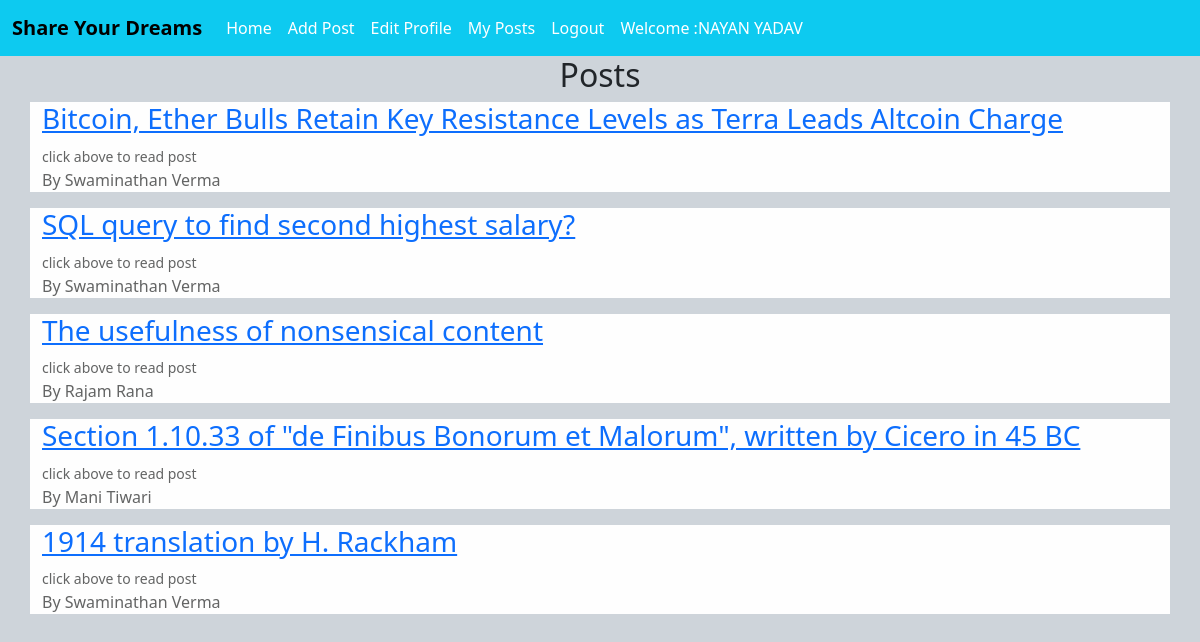
The app's page / (signed in) with its own data.
### theblog/models.py (models this page shows, shortened)
class Post(models.Model):
    author=models.ForeignKey(User,on_delete=models.CASCADE)
    title=models.CharField(max_length=200)
    header_image=models.ImageField(null=True,blank=True,upload_to="image/")
    snippet=models.CharField(max_length=500, default='click above to read post')
    text=RichTextField()
    creation_date=models.DateTimeField(auto_now_add=True)
    publish_date=models.DateTimeField(auto_now_add=True)
    likes=models.ManyToManyField(User,related_name='post_likes')

### theblog/views.py (the view)
# urls.py: path('',views.HomeView.as_view(),name='home'),
class HomeView(ListView):
    model=Post
    template_name='theblog/home.html'
    ordering=['-id']

### templates/theblog/home.html (shortened to what this page needs)
{% extends 'theblog/base.html' %}
{% block content %}
<div class="container">
    <h2 class="text-center">Posts</h2>
  </div>
{% for post in object_list  %}
<div class="container alert-light">
  <div class="d-flex  bd-highlight">
    <h3><a href="{% url 'article'  post.pk %}">{{post.title}}</a></h3>
  </div>
    <small>{{post.snippet| safe}}</small>
    <p>By {{post.author.first_name}} {{post.author.last_name}} </p>
</div>
{% endfor  %}
{% endblock %}

### templates/theblog/base.html (shortened to what this page needs)
<!doctype html>
{%  load static %}
<html lang="en">
  <head>
    <link href="https://cdn.jsdelivr.net/npm/bootstrap@5.1.3/dist/css/bootstrap.min.css" rel="stylesheet">
  </head>
  <body>
    <nav class="navbar navbar-expand-lg navbar-dark bg-info">
      <div class="container-fluid">
        <a class="navbar-brand"  style="color:black; font-weight: bold;"  href="{% url 'home' %}">Share Your Dreams</a>
        <div class="collapse navbar-collapse" id="navbarSupportedContent">
          <ul class="navbar-nav me-auto mb-2 mb-lg-0">
            <li class="nav-item">
              <a class="nav-link active" aria-current="page" href="{% url 'home' %}">Home</a>
              {%   if user.is_authenticated %}
              <li class="nav-item">
                <a class="nav-link active" href="{% url 'add_post' %}">Add Post</a>
              </li>
              <li class="nav-item">
                <a class="nav-link active" href="{% url 'edit_profile' %}">Edit Profile</a>
              </li>
            </li>
            <li class="nav-item">
              <a class="nav-link active" href="{% url 'myposts' %}">My Posts</a>
            </li>
            <li class="nav-item">
              <a class="nav-link active" href="{% url 'logout' %}">Logout</a>
            </li>
            <li class="nav-item">
              <span class="nav-link active" >
                Welcome :{{ user.first_name }} {{ user.last_name }}</span>
              </li>
              {% endif %}
            </ul>
          </div>
          </div>
        </nav>
            {% block content %}
      {% endblock %}
  </body>
</html>

### templates/theblog/base.html (style rules this page uses)
body { background-color: #ced4da; }

### records on screen
Post: title "Bitcoin, Ether Bulls Retain Key Resistance Levels as Terra Leads Altcoin Charge", snippet "click above to read post", author.first_name "Swaminathan", author.last_name "Verma"
Post: title "SQL query to find second highest salary?", snippet "click above to read post", author.first_name "Swaminathan", author.last_name "Verma"
Post: title "The usefulness of nonsensical content", snippet "click above to read post", author.first_name "Rajam", author.last_name "Rana"
Post: title "Section 1.10.33 of \"de Finibus Bonorum et Malorum\", written by Cicero in 45 BC", snippet "click above to read post", author.first_name "Mani", author.last_name "Tiwari"
Post: title "1914 translation by H. Rackham", snippet "click above to read post", author.first_name "Swaminathan", author.last_name "Verma"

### other values on screen
{{ user.first_name }} "NAYAN"
{{ user.last_name }} "YADAV"
